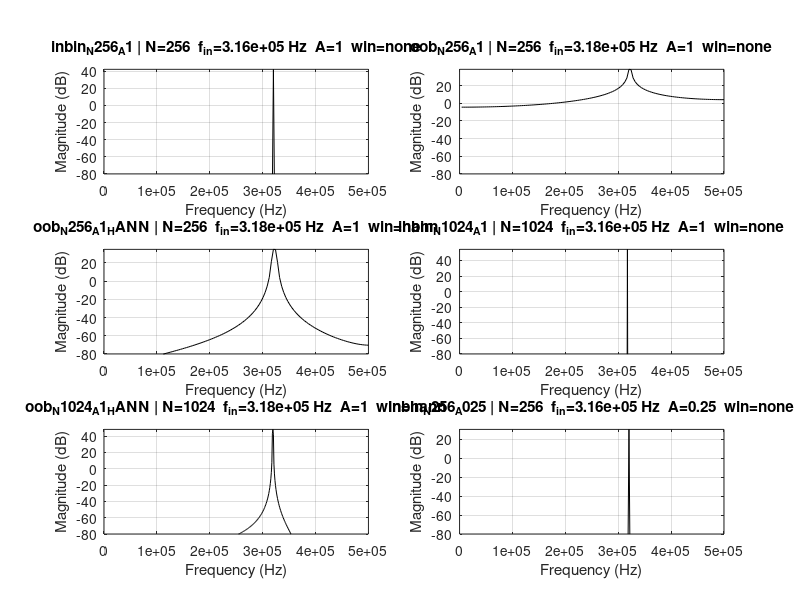

Write MATLAB code to recreate this figure.
% sampling and aliasing

clc
close all;
clear all;

%%% [MOD] === Exercise 1.5: FFT exploration ================================
%%% [MOD] We compare:
%%% [MOD]   (a) in-bin frequency  (fin = k*fs/N)  -> single clean spike
%%% [MOD]   (b) out-of-bin freq  (fin = (1/pi)*1e6) -> spectral leakage
%%% [MOD]   (c) different sample counts N         -> resolution Fs/N
%%% [MOD]   (d) Hann window vs no window          -> reduced leakage
%%% [MOD]   (e) varied amplitude                  -> peak ~ A*N/2 for in-bin

% Sampling parameters
%**************************
fs            = 1e6;                 % sampling frequency
nr_samples_v  = [128, 256, 1024];    %%% [MOD] sample-count sweep
ain_v         = [1, 0.25];           %%% [MOD] amplitude sweep
fin_inbin     = (81/256)*1e6;        % in-bin frequency
fin_oob       = (1/pi)*1e6;          % out-of-bin (irrational)

cases = struct( ...
    'name', {'inbin_N256_A1', 'oob_N256_A1', 'oob_N256_A1_HANN', ...
             'inbin_N1024_A1', 'oob_N1024_A1_HANN', 'inbin_N256_A025'}, ...
    'N',    {256, 256, 256, 1024, 1024, 256}, ...
    'fin',  {fin_inbin, fin_oob, fin_oob, fin_inbin, fin_oob, fin_inbin}, ...
    'A',    {1, 1, 1, 1, 1, 0.25}, ...
    'win',  {'none','none','hann','none','hann','none'} );

figure('Name','fdomain sweep','Position',[100 100 1200 900]);
for k = 1:length(cases)
    c = cases(k);
    N   = c.N;  fin = c.fin;  ain = c.A;  wname = c.win;

    t = 0:(1/fs):(N-1)/fs;
    x = ain * sin(2*pi*fin*t);

    %%% [MOD] Optional Hann window
    if strcmp(wname,'hann')
        x_w = x' .* window(@hann, N);
    else
        x_w = x';
    end

    fftx = abs(fft(x_w));
    fres = fs/N;

    half = 1:N/2;
    subplot(3,2,k);
    plot(half*fres, 20*log10(fftx(half)+1e-12),'k');
    grid on;
    xlabel('Frequency (Hz)'); ylabel('Magnitude (dB)');
    title(sprintf('%s | N=%d  f_{in}=%.3g Hz  A=%.2g  win=%s', ...
                  c.name, N, fin, ain, wname));
    axis([0 fs/2 -80 inf]);
end
saveas(gcf,'results/fdomain_sweep.png');

%%% [MOD] Print peak amplitude for in-bin/no-window case to verify A*N/2 rule
N = 256; ain = 1; fin = fin_inbin;
t = 0:(1/fs):(N-1)/fs;
x = ain*sin(2*pi*fin*t);
fftx = abs(fft(x));
fprintf('\n[FFT-amplitude check] in-bin sinusoid, N=%d, A=%g\n', N, ain);
fprintf('  expected  peak = A*N/2 = %.3f\n', ain*N/2);
fprintf('  measured  peak = %.3f\n', max(fftx));

ain = 0.25;
x = ain*sin(2*pi*fin*t);
fftx = abs(fft(x));
fprintf('  amplitude=%.2f -> measured peak = %.3f (expected %.3f)\n', ...
        ain, max(fftx), ain*N/2);

%%% [MOD] Out-of-bin: peak is no longer A*N/2 because energy spreads (leakage)
fin = fin_oob;
ain = 1;
x = ain*sin(2*pi*fin*t);
fftx = abs(fft(x));
fprintf('  out-of-bin (no window):  peak = %.3f  (expected %.3f if it were in-bin)\n',...
        max(fftx), ain*N/2);
x_w = x'.*window(@hann,N);
fftx_w = abs(fft(x_w));
fprintf('  out-of-bin (Hann window): peak = %.3f\n', max(fftx_w));
